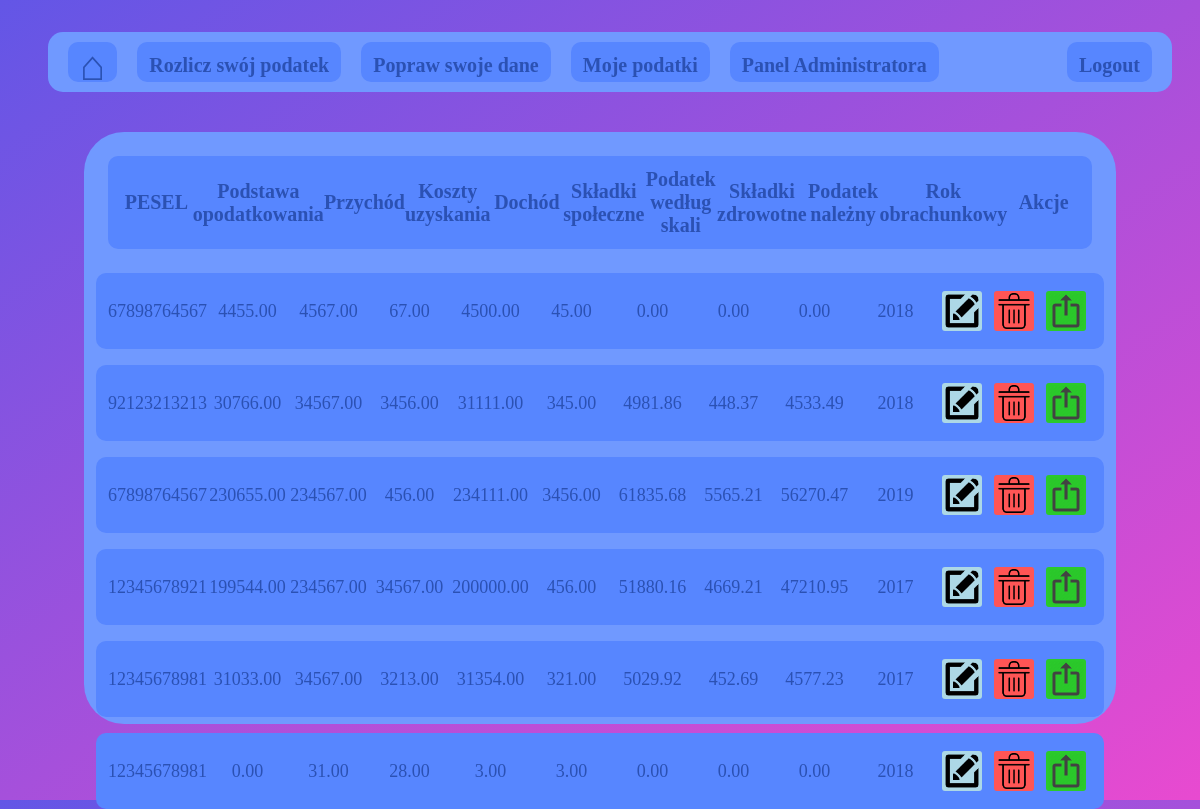
The app's page /allTaxes.php (signed in) with its own data.
### tables this page shows
CREATE TABLE `tab_podatkow` (
  `ID` int(11) NOT NULL,
  `podstawa_opodatkowania` decimal(20,2) NOT NULL,
  `przychod` decimal(20,2) NOT NULL,
  `koszty_uzyskania_przychodu` decimal(20,2) NOT NULL,
  `dochod` decimal(20,2) NOT NULL,
  `skladki_spoleczne` decimal(20,2) NOT NULL,
  `podatek_wedlug_skali` decimal(20,2) NOT NULL,
  `skladki_zdrowotne` decimal(20,2) NOT NULL,
  `podatek_nalezny` decimal(20,2) NOT NULL,
  `rok_obrachunkowy` varchar(4) NOT NULL,
  `pesel` varchar(11) NOT NULL
);

### allTaxes.php (the view, shortened to what this page needs)
<?php
    include "functions.php";
    include "database_access.php";
?>
<!DOCTYPE html>
<html>
<head>
  <link rel="stylesheet" type="text/css" href="css/home.css">
  <link rel="stylesheet" type="text/css" href="css/editDetails.css">
</head>
<body>
    <?php printHeaderMenu(); ?>
    <div class="user-detail-container">
        <div class='taxes'>
            <div class='tax-header'>
                <div class='tax-element'>
                    PESEL
                </div>
                <div class='tax-element'>
                    Podstawa opodatkowania
                </div>
                <div class='tax-element'>
                    Przychód
                </div>
                <div class='tax-element'>
                    Koszty uzyskania
                </div>
                <div class='tax-element'>
                    Dochód
                </div>
                <div class='tax-element'>
                    Składki społeczne
                </div>
                <div class='tax-element'>
                    Podatek według skali
                </div>
                <div class='tax-element'>
                    Składki zdrowotne
                </div>
                <div class='tax-element'>
                    Podatek należny
                </div>
                <div class='tax-element'>
                    Rok obrachunkowy
                </div>
                <div class='tax-element'>
                    Akcje
                </div>
            </div>
            <?php
                $conn = new mysqli($server_adress, $server_user, $server_password, $server_database_name);
                if($result = ($conn->query("SELECT * FROM tab_podatkow")))
                {
                    if($result->num_rows > 0){
                        while($row =  $result->fetch_assoc()){
                            echo "
                            <div class='tax'>
                                <div class='tax-element'>
                                ".$row["pesel"]."
                                </div>
                                <div class='tax-element'>
                                ".$row["podstawa_opodatkowania"]."
                                </div>
                                <div class='tax-element'>
                                ".$row["przychod"]."
                                </div>
                                <div class='tax-element'>
                                ".$row["koszty_uzyskania_przychodu"]."
                                </div>
                                <div class='tax-element'>
                                ".$row["dochod"]."
                                </div>
                                <div class='tax-element'>
                                ".$row["skladki_spoleczne"]."
                                </div>
                                <div class='tax-element'>
                                ".$row["podatek_wedlug_skali"]."
                                </div>
                                <div class='tax-element'>
                                ".$row["skladki_zdrowotne"]."
                                </div>
                                <div class='tax-element'>
                                ".$row["podatek_nalezny"]."
                                </div>
                                <div class='tax-element'>
                                ".$row["rok_obrachunkowy"]."
                                </div>
                                <div class='tax-element-action'>
                                    <a href='./edit.php?id=".$row["ID"]."&admin=1'>
                                        <div class='edit'>
                                        </div>
                                    </a>
                                    <a href='./delete.php?id=".$row["ID"]."&admin=1'>
                                        <div class='delete'>
                                        </div>
                                    </a>
                                    <a href='./export.php?id=".$row["ID"]."'>
                                        <div class='export'>
                                        </div>
                                    </a>
                                </div>
                            </div>
                            ";
                        }
                    }else{
                        header("Location: taxCalculation.php");
                    }
                }
            ?>
        </div>
    </div>
</body>
</html>

### functions.php (shortened to what this page needs)
<?php
function printHeaderMenu(){
    if($_SESSION["admin"] == 1){
        echo '    <div class="header">
        <div class="header-element" style="font-size: 42px; padding-top: 0px;" onclick="goHome()" >&#8962;</div>
        <div class="header-element" onclick="goTaxCalculation()">Rozlicz swój podatek</div>
        <div class="header-element" onclick="goEditProfileDetails()">Popraw swoje dane</div>
        <div class="header-element" onclick="goTaxes()">Moje podatki</div>
        <div class="header-element" onclick="goAllTaxes()">Panel Administratora</div>
        <div class="header-element-space"></div>
        <div class="header-element" onclick="logout()">Logout</div>
        </div>';
    }
}
?>

### css/home.css (style rules this page uses)
body { display: flex; flex-direction: column; width: 100vw; margin: 0; padding: 0; color: #2B51B3; height: 100vh; background-image: linear-gradient(to bottom right, #6356E6, #E84AD0); }
.header { display: flex; flex-wrap: nowrap; margin: 4vh 4vw 4vh; background-color: rgb(112, 153, 255); height: 5vh; width: 92vw; padding: 10px; color: #A82AA0; border-radius: 15px; }
.header-element { display: flex; background-color: #5786FF; color: #2B51B3; font-size: 20px; font-weight: bold; padding: 12px; border-radius: 10px; margin: 0px 10px 0px; cursor: pointer; }
.header-element-space { flex: 1; }
.user-detail-container { display: flex; width: 86vw; height: 74vh; background-color: rgb(112, 153, 255); margin: 1vh 7vw 8vh; border-radius: 40px; }

### css/editDetails.css (style rules this page uses)
.taxes { display: flex; flex-direction: column; }
.tax { flex: 2; width: 82vw; max-height: 30%; display: flex; background-color: #5786FF; margin: 0 1vw 2vh 1vw; padding: 1vw; border-radius: 10px; font-size: 18px; align-items: center; justify-content: center; align-items: center; justify-content: center; }
.tax-header { flex: 1; width: 80vw; max-height: 10vh; display: flex; background-color: #5786FF; margin: 2vw; padding: 1vw; border-radius: 10px; font-size: 20px; font-weight: bold; align-items: center; justify-content: center; }
.tax-element { flex: 1; text-align: center; align-content: center; }
.edit { flex: 1; height: 32px; width: 32px; max-height: 32px; max-width: 32px; background-color: lightblue; background-image: url("../graphics/edit.png"); background-size: 90%; background-repeat: no-repeat; background-position: center; padding: 4px; margin: 6px; border-radius: 3px; }
.delete { flex: 1; height: 32px; width: 32px; max-height: 32px; max-width: 32px; background-color: rgb(255, 85, 85); background-image: url("../graphics/delete.png"); background-size: 90%; background-repeat: no-repeat; background-position: center; padding: 4px; margin: 6px; border-radius: 3px; }
.export { flex: 1; height: 32px; width: 32px; max-height: 32px; max-width: 32px; background-color: rgb(43, 202, 43); background-image: url("../graphics/export.png"); background-size: 90%; background-repeat: no-repeat; background-position: center; padding: 4px; margin: 6px; border-radius: 3px; }
.tax-element-action { display: flex; flex: 1; flex-direction: row; text-align: center; align-content: center; }

### records on screen
tab_podatkow: pesel "67898764567", podstawa_opodatkowania "4455.00", przychod "4567.00", koszty_uzyskania_przychodu "67.00", dochod "4500.00", skladki_spoleczne "45.00", podatek_wedlug_skali "0.00", skladki_zdrowotne "0.00", podatek_nalezny "0.00", rok_obrachunkowy "2018"
tab_podatkow: pesel "92123213213", podstawa_opodatkowania "30766.00", przychod "34567.00", koszty_uzyskania_przychodu "3456.00", dochod "31111.00", skladki_spoleczne "345.00", podatek_wedlug_skali "4981.86", skladki_zdrowotne "448.37", podatek_nalezny "4533.49", rok_obrachunkowy "2018"
tab_podatkow: pesel "67898764567", podstawa_opodatkowania "230655.00", przychod "234567.00", koszty_uzyskania_przychodu "456.00", dochod "234111.00", skladki_spoleczne "3456.00", podatek_wedlug_skali "61835.68", skladki_zdrowotne "5565.21", podatek_nalezny "56270.47", rok_obrachunkowy "2019"
tab_podatkow: pesel "12345678921", podstawa_opodatkowania "199544.00", przychod "234567.00", koszty_uzyskania_przychodu "34567.00", dochod "200000.00", skladki_spoleczne "456.00", podatek_wedlug_skali "51880.16", skladki_zdrowotne "4669.21", podatek_nalezny "47210.95", rok_obrachunkowy "2017"
tab_podatkow: pesel "12345678981", podstawa_opodatkowania "31033.00", przychod "34567.00", koszty_uzyskania_przychodu "3213.00", dochod "31354.00", skladki_spoleczne "321.00", podatek_wedlug_skali "5029.92", skladki_zdrowotne "452.69", podatek_nalezny "4577.23", rok_obrachunkowy "2017"
tab_podatkow: pesel "12345678981", podstawa_opodatkowania "0.00", przychod "31.00", koszty_uzyskania_przychodu "28.00", dochod "3.00", skladki_spoleczne "3.00", podatek_wedlug_skali "0.00", skladki_zdrowotne "0.00", podatek_nalezny "0.00", rok_obrachunkowy "2018"
